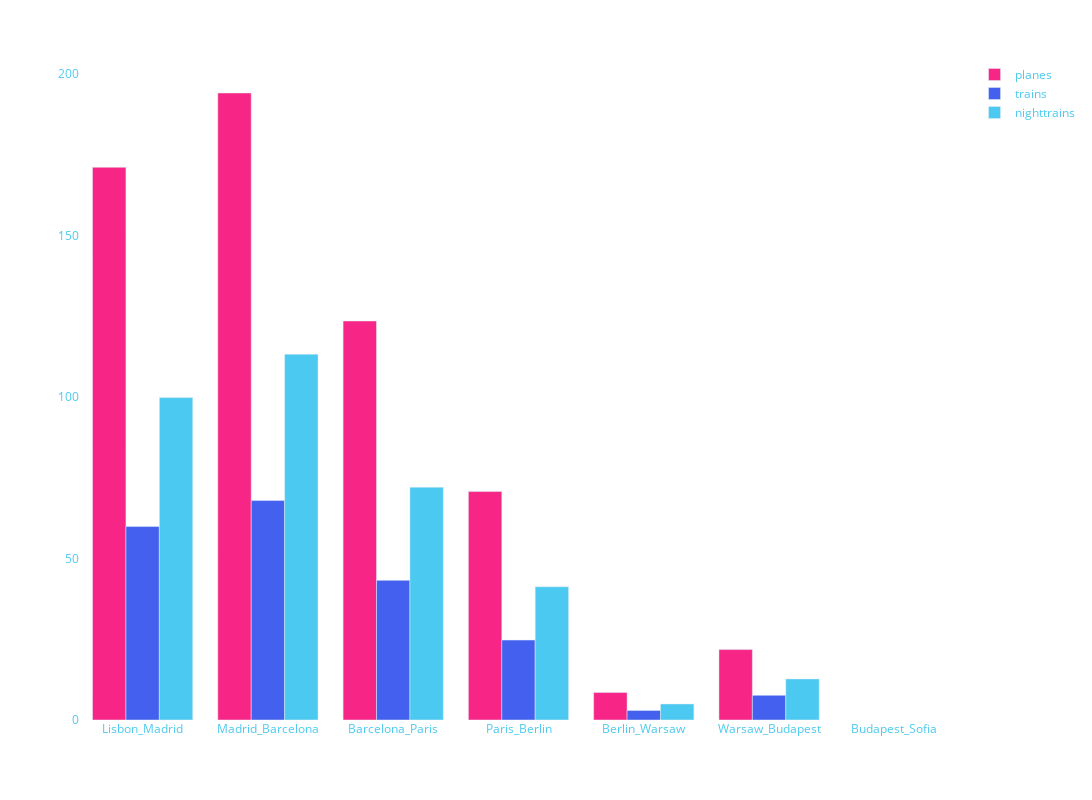

The cell this chart's notebook holds for it:
### Code cell
fig.update_layout(
    showlegend=True,
    xaxis_title='',
    yaxis_title='',
    width=1200,
    height=800,
    paper_bgcolor='rgba(0,0,0,0)',
    plot_bgcolor='rgba(0,0,0,0)',
    font_color='#4cc9f0',
    legend_title='',
    legend=dict(yanchor="top", xanchor="left")
)
# fig.update_xaxes(tickangle=-90)
# fig.update_traces(marker_color='#4cc9f0')
fig.show()

### Figure 1 — Plotly figure (JSON) as saved in the notebook; plotly's stock layout.template omitted (floating-point values rounded to 4 significant figures)
{"data": [{"alignmentgroup": "True", "hovertemplate": "variable=planes<br>route=%{x}<br>value=%{y}<extra></extra>", "legendgroup": "planes", "marker": {"color": "#f72585", "pattern": {"shape": ""}}, "name": "planes", "offsetgroup": "planes", "orientation": "v", "showlegend": true, "textposition": "auto", "type": "bar", "x": ["Lisbon_Madrid", "Madrid_Barcelona", "Barcelona_Paris", "Paris_Berlin", "Berlin_Warsaw", "Warsaw_Budapest", "Budapest_Sofia", null], "xaxis": "x", "y": [171.0, 194.0, 123.5, 70.7, 8.499, 21.79, null, null], "yaxis": "y"}, {"alignmentgroup": "True", "hovertemplate": "variable=trains<br>route=%{x}<br>value=%{y}<extra></extra>", "legendgroup": "trains", "marker": {"color": "#4361ee", "pattern": {"shape": ""}}, "name": "trains", "offsetgroup": "trains", "orientation": "v", "showlegend": true, "textposition": "auto", "type": "bar", "x": ["Lisbon_Madrid", "Madrid_Barcelona", "Barcelona_Paris", "Paris_Berlin", "Berlin_Warsaw", "Warsaw_Budapest", "Budapest_Sofia", null], "xaxis": "x", "y": [59.86, 67.91, 43.22, 24.74, 2.975, 7.628, null, null], "yaxis": "y"}, {"alignmentgroup": "True", "hovertemplate": "variable=nighttrains<br>route=%{x}<br>value=%{y}<extra></extra>", "legendgroup": "nighttrains", "marker": {"color": "#4cc9f0", "pattern": {"shape": ""}}, "name": "nighttrains", "offsetgroup": "nighttrains", "orientation": "v", "showlegend": true, "textposition": "auto", "type": "bar", "x": ["Lisbon_Madrid", "Madrid_Barcelona", "Barcelona_Paris", "Paris_Berlin", "Berlin_Warsaw", "Warsaw_Budapest", "Budapest_Sofia", null], "xaxis": "x", "y": [99.77, 113.2, 72.03, 41.24, 4.958, 12.71, null, null], "yaxis": "y"}], "layout": {"barmode": "group", "font": {"color": "#4cc9f0"}, "height": 800, "legend": {"title": {"text": ""}, "tracegroupgap": 0, "xanchor": "left", "yanchor": "top"}, "margin": {"t": 60}, "paper_bgcolor": "rgba(0,0,0,0)", "plot_bgcolor": "rgba(0,0,0,0)", "showlegend": true, "width": 1200, "xaxis": {"anchor": "y", "domain": [0, 1], "title": {"text": ""}}, "yaxis": {"anchor": "x", "domain": [0, 1], "title": {"text": ""}}}}
